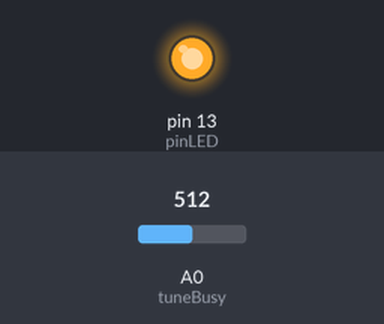
Bench run of a sketch on a simulated Arduino Uno, built with avr-gcc and run on an emulated ATmega328P. Shown: output pins drawn as LEDs (lit = HIGH). The inputs (shaded band) are chosen by the test bench; at power-on: A0 (tuneBusy) = 512. Pins used as bus, display or sensor lines are not drawn; what the sketch prints to the serial monitor is not drawn.

Above: at 8.9 s.
At 13.2 s:
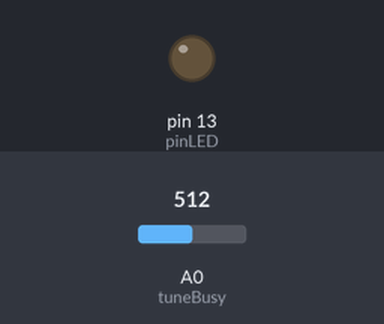
Timing chart, 0 to 16.9 s (numbered marks = the images above):
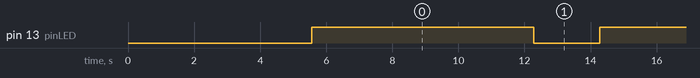

Measured:
- by itself, pin 13 (pinLED): alternates HIGH for 6.7 s and LOW for 2.0 s

The sketch:

SolarBirdSongMP3_test2.ino
```cpp
// MP3 Module from http://www.embeddedadventures.com/soundout_mp3_module_mod-1021.html
// Player software & supporting hardware (c) 2014 vwlowen.co.uk


#include <SoftwareSerial.h>z
#include <EEPROM.h>

#define rxPin 10                             // Software Serial Rx from MP3 Module Tx pin.
#define txPin 11                            // Software Serial Tx to MP3 Module Rx pin.

// Define the MP3 Module's Commands that we'll be using
#define cmdNextTrack  0x01                  // Next track.
#define cmdPrevTrack  0x02                  // Previous track.
#define cmdRepeatPlay 0x11                  // Repeat play.

#define cmdSetVolume  0x06                  // Set Volume to a specified value.
#define cmdSetEq      0x07                  // Set Equalizer to a specified value.
#define cmdReset      0x0c                  // Reset MP3 Module.

#define powerControl  3

int savedVolume = 0;                        // EEPROM locations for saving current volume
int savedEq = 2;                            // and equalizer values.

boolean changed = true;                     // Don't write EEPROM if value hasn't changed.

//int pinRepeatPlay = 8;                      // Define pins for 5-way navigation switch.
//int pinVolDown =  5;
//int pinVolUp = 6;
//int pinPrev = 9;
//int pinNext =  7;
//int pinEq =  10;                            // Equalizer select button.


int pinLED = 13;                            // Busy LED for ATTiny84;
//int pinBusy = A0;                            // Busy signal from MP3 module.

SoftwareSerial mp3(rxPin, txPin);           // Create software serial for MP3 module.

unsigned int volume = 10;                   // Starting MP3 module volume (0 - 31).
unsigned int eq = 0;                        // Normal/Pop/Rock/Jazz/Classic/Base equalizer.

// Initialize send buffer for MP3 module command string.
byte cmdBuff[10] = {0x7e,                   // Start Byte, always 0x7e.
                    0xff,                   // Version, always 0xff.
                    0x06,                   // Data length, always 0x06 for us.
                    0x00,                   // Command value.
                    0x00,                   // Feedback, always 0x00 ('No feedback') for us.
                    0x00,                   // Command parameter Hi Byte.
                    0x00,                   // Command paramemer Lo Byte.
                    0x00,                   // Checksum Hi Byte.
                    0x00,                   // Checksum Lo Byte.
                    0xef                    // End Byte, always 0xef.
                    };

int tuneBusy = A0;  // Measure when the audio module has finnished.
int sensorValue = 0;  // Holds the busy pin sensor value.

void setup() {

  pinMode(powerControl, OUTPUT);
  digitalWrite(powerControl, HIGH);

//  pinMode(pinRepeatPlay, INPUT_PULLUP);             // Set button pins as inputs and
//                                                    // enable internal pullups.
//  //pinMode(pinVolDown, INPUT_PULLUP);
//  pinMode(pinVolUp, INPUT_PULLUP);
//  pinMode(pinEq, INPUT_PULLUP);
//  pinMode(pinPrev, INPUT_PULLUP);
//  pinMode(pinNext, INPUT_PULLUP);

  Serial.begin(9600);
  pinMode(pinLED, OUTPUT);                      // Busy LED.  Echo the module Busy signal.

  mp3.begin(9600);                              // Initialise software serial.
  delay(150);
  sendCommand(cmdReset, 1);                    // Reset MP3 module (command, parameter).

  // Get last volume & equalizer values from EEPROM. Values will be wrong the very first
  // time power is applied so keep them within sane limits.

//  volume = EEPROM.read(savedVolume);            // Only read Lo byte. Hi byte is always 0x00.
//  if (volume > 31) volume = 10;
//  eq = constrain(EEPROM.read(savedEq), 0, 5);   // Only read Lo byte. Hi byte is always 0x00.
//
//   sendCommand(cmdReset, 1);                     // Reset MP3 module (command, parameter).
   delay(150);
   sendCommand(cmdNextTrack, 0);
   for(int i=0;i<500;i++)
   {
    sensorValue = analogRead(tuneBusy);
    delay(10);
    Serial.println(sensorValue);
   }
   mp3.end();
   delay(100);


  mp3.end();


  digitalWrite(pinLED, LOW);             // MP3 module busy signal is active low.
  digitalWrite(powerControl, LOW);
}


// Routine to build 10-byte command buffer and write to software serial Tx (MP3 module Rx).
void sendCommand(byte Cmd, unsigned int Param) {
  unsigned int sum = 0;

  cmdBuff[3] = Cmd;                    // Command.
  cmdBuff[5] = (byte) (Param >> 8);    // Param Hi byte.
  cmdBuff[6] = (byte) (Param);         // Param Lo byte.

  for (int i=1; i<7; i++) {            // Calculate 16-bit checksum from buffer bytes 1 to 6.
    sum -= cmdBuff[i];
  }

  cmdBuff[7] = (byte) (sum >> 8);      // Add checksum Hi byte to buffer.
  cmdBuff[8] = (byte) sum;             // Add checksum Lo byte to buffer.

  for (int i = 0; i<10; i++) {         // Write entire buffer to software serial (mp3).
    mp3.write(cmdBuff[i]);
  }
}

void restoreSaved() {
  sendCommand(cmdSetVolume, volume);                       // Set last volume.
  delay(100);
  sendCommand(cmdSetEq, eq);                               // Set last equalizer vaule.
  delay(100);
}


// Loop through checking for a button-presses.
void loop() {

   digitalWrite(powerControl, HIGH);
   digitalWrite(pinLED, HIGH);
   delay(1000);
   SoftwareSerial mp3(rxPin, txPin);           // Create software serial for MP3 module.
   delay(150);
   mp3.begin(9600);
   delay(150);
   sendCommand(cmdReset, 1);                     // Reset MP3 module (command, parameter).
   delay(150);
   sendCommand(cmdNextTrack, 0);
   for(int i=0;i<500;i++)
   {
    sensorValue = analogRead(tuneBusy);
    delay(10);
    Serial.println(sensorValue);
   }
   mp3.end();
   delay(100);
   digitalWrite(powerControl, LOW);
   digitalWrite(pinLED, LOW);
   delay(2000);
}
```
